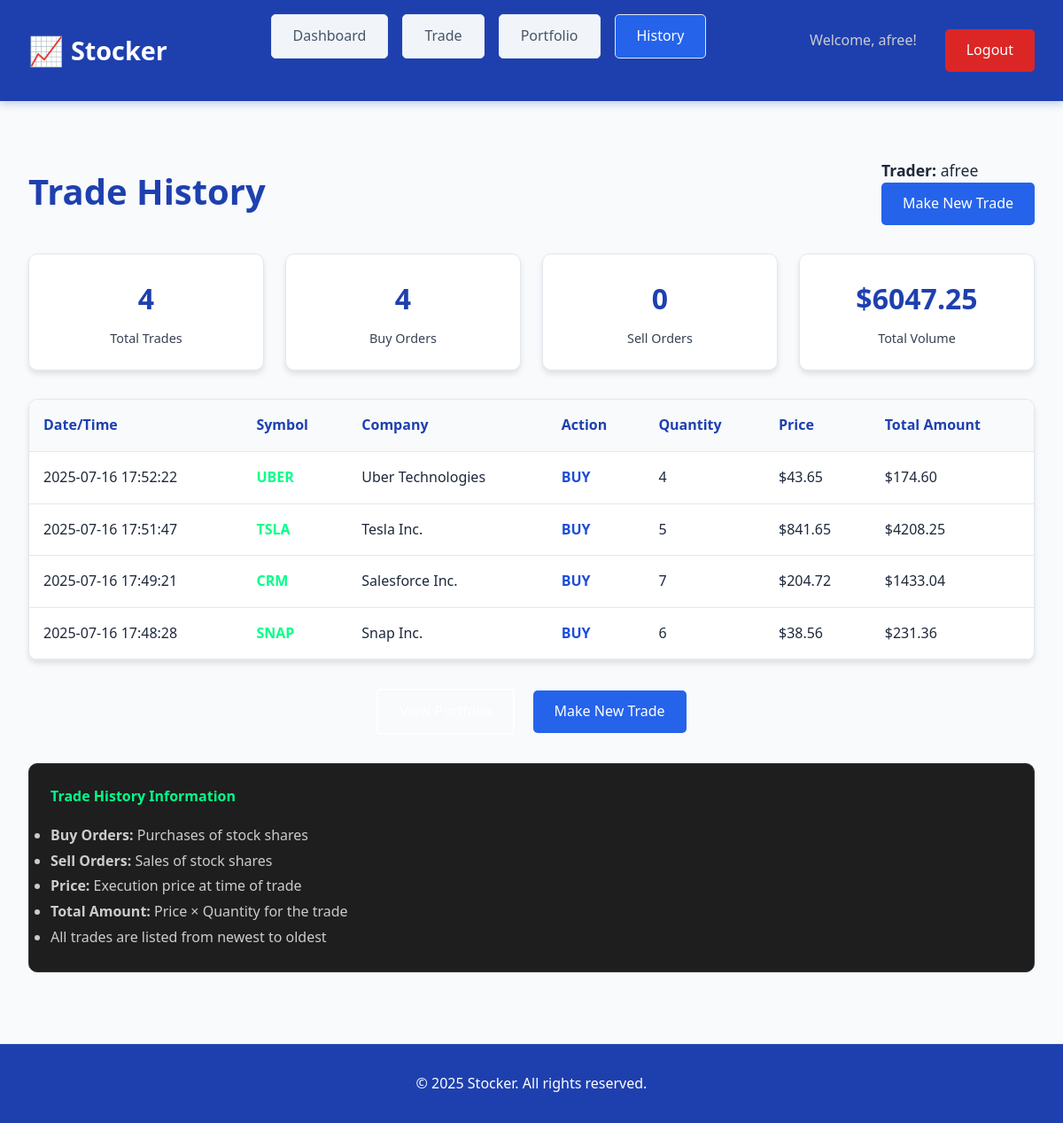
The app's page /history (signed in) with its own data.
### tables this page shows
CREATE TABLE trade_history (
            id INTEGER PRIMARY KEY AUTOINCREMENT,
            user_id INTEGER,
            stock_symbol TEXT,
            action TEXT,
            quantity INTEGER,
            price REAL,
            total_amount REAL,
            trade_date TIMESTAMP DEFAULT CURRENT_TIMESTAMP,
            FOREIGN KEY (user_id) REFERENCES users (id)
        );

### app.py (the view)
@app.route('/history')
def history():
    if 'user_id' not in session or session['role'] != 'Trader':
        return redirect(url_for('login'))
    conn = sqlite3.connect('stocker.db')
    cursor = conn.cursor()
    cursor.execute('''
        SELECT stock_symbol, action, quantity, price, total_amount, trade_date
        FROM trade_history WHERE user_id = ? ORDER BY trade_date DESC
    ''', (session['user_id'],))
    history_data = []
    for row in cursor.fetchall():
        stock_symbol, action, quantity, price, total_amount, trade_date = row
        history_data.append({
            'symbol': stock_symbol,
            'name': STOCKS[stock_symbol]['name'],
            'action': action,
            'quantity': quantity,
            'price': price,
            'total_amount': total_amount,
            'trade_date': trade_date
        })
    conn.close()
    return render_template('history.html', history=history_data)

### templates/history.html (shortened to what this page needs)
<!DOCTYPE html>
<html lang="en">
<head>
    <link rel="stylesheet" href="{{ url_for('static', filename='styles.css') }}">
</head>
<body>
    <header>
        <div class="header-container">
            <div class="logo">
                <span class="logo-icon">📈</span>
                <a href="{{ url_for('dashboard') }}" style="color: inherit; text-decoration: none;">Stocker</a>
            </div>
            <div class="nav-menu-container">
                <a href="{{ url_for('dashboard') }}" class="nav-link">Dashboard</a>
                <a href="{{ url_for('trade') }}" class="nav-link">Trade</a>
                <a href="{{ url_for('portfolio') }}" class="nav-link">Portfolio</a>
                <a href="{{ url_for('history') }}" class="nav-link active">History</a>
            </div>
            <div class="auth-buttons">
                <span style="color: #cccccc; margin-right: 1rem;">Welcome, {{ session.username }}!</span>
                <a href="{{ url_for('logout') }}" class="btn btn-danger">Logout</a>
            </div>
        </div>
    </header>
    <main>
        <div class="dashboard-container">
            <div class="dashboard-header">
                <h1 class="dashboard-title">Trade History</h1>
                <div class="user-info">
                    <p><strong>Trader:</strong> {{ session.username }}</p>
                    <a href="{{ url_for('trade') }}" class="btn btn-primary">Make New Trade</a>
                </div>
            </div>
            {% if history %}
            <div class="stats-grid">
                <div class="stat-card">
                    <div class="stat-value">{{ history|length }}</div>
                    <div class="stat-label">Total Trades</div>
                </div>
                <div class="stat-card">
                    <div class="stat-value">{{ history|selectattr('action', 'equalto', 'buy')|list|length }}</div>
                    <div class="stat-label">Buy Orders</div>
                </div>
                <div class="stat-card">
                    <div class="stat-value">{{ history|selectattr('action', 'equalto', 'sell')|list|length }}</div>
                    <div class="stat-label">Sell Orders</div>
                </div>
                <div class="stat-card">
                    <div class="stat-value">${{ "%.2f"|format(history|sum(attribute='total_amount')) }}</div>
                    <div class="stat-label">Total Volume</div>
                </div>
            </div>
            <div class="table-container">
                <table class="table">
                    <thead>
                        <tr>
                            <th>Date/Time</th>
                            <th>Symbol</th>
                            <th>Company</th>
                            <th>Action</th>
                            <th>Quantity</th>
                            <th>Price</th>
                            <th>Total Amount</th>
                        </tr>
                    </thead>
                    <tbody>
                        {% for trade in history %}
                        <tr>
                            <td>{{ trade.trade_date }}</td>
                            <td><strong style="color: #00ff88;">{{ trade.symbol }}</strong></td>
                            <td>{{ trade.name }}</td>
                            <td>
                                <span class="action-{{ trade.action }}">
                                    {{ trade.action.upper() }}
                                </span>
                            </td>
                            <td>{{ trade.quantity }}</td>
                            <td>${{ "%.2f"|format(trade.price) }}</td>
                            <td>${{ "%.2f"|format(trade.total_amount) }}</td>
                        </tr>
                        {% endfor %}
                    </tbody>
                </table>
            </div>
            <div style="text-align: center; margin-top: 2rem;">
                <a href="{{ url_for('portfolio') }}" class="btn btn-secondary">View Portfolio</a>
                <a href="{{ url_for('trade') }}" class="btn btn-primary" style="margin-left: 1rem;">Make New Trade</a>
            </div>
            {% else %}
            <div class="empty-state">
                <h3>No Trade History</h3>
                <p>You haven't made any trades yet. Start by making your first trade!</p>
                <a href="{{ url_for('trade') }}" class="btn btn-primary" style="margin-top: 1rem;">Start Trading</a>
            </div>
            {% endif %}
            <div style="background-color: #1e1e1e; padding: 1.5rem; border-radius: 10px; margin-top: 2rem; border: 1px solid #333;">
                <h4 style="color: #00ff88; margin-bottom: 1rem;">Trade History Information</h4>
                <ul style="color: #cccccc; line-height: 1.8;">
                    <li><strong>Buy Orders:</strong> Purchases of stock shares</li>
                    <li><strong>Sell Orders:</strong> Sales of stock shares</li>
                    <li><strong>Price:</strong> Execution price at time of trade</li>
                    <li><strong>Total Amount:</strong> Price × Quantity for the trade</li>
                    <li>All trades are listed from newest to oldest</li>
                </ul>
            </div>
        </div>
    </main>
    <footer>
        <div class="footer-content">
            <p>&copy; 2025 Stocker. All rights reserved.</p>
        </div>
    </footer>
</body>
</html>

### static/styles.css (style rules this page uses)
* { margin: 0; padding: 0; box-sizing: border-box; }
body { font-family: 'Segoe UI', Tahoma, Geneva, Verdana, sans-serif; background-color: #f8fafc; color: #1e293b; line-height: 1.6; min-height: 100vh; }
header { background-color: #1e40af; padding: 1rem 0; box-shadow: 0 2px 10px rgba(30, 64, 175, 0.3); position: sticky; top: 0; z-index: 1000; }
.header-container { max-width: 1200px; margin: 0 auto; display: flex; justify-content: space-between; align-items: center; padding: 0 2rem; }
.logo { display: flex; align-items: center; font-size: 1.8rem; font-weight: bold; color: #ffffff; }
.logo-icon { margin-right: 0.5rem; font-size: 2rem; }
.auth-buttons { display: flex; gap: 1rem; }
.btn { padding: 0.7rem 1.5rem; border: none; border-radius: 5px; cursor: pointer; font-size: 1rem; transition: all 0.3s ease; text-decoration: none; display: inline-block; text-align: center; }
.btn-primary { background-color: #2563eb; color: #ffffff; }
.btn-secondary { background-color: transparent; color: #ffffff; border: 2px solid #ffffff; }
.btn-danger { background-color: #dc2626; color: white; }
main { max-width: 1200px; margin: 2rem auto; padding: 0 2rem; }
.dashboard-container { padding: 2rem 0; }
.dashboard-header { display: flex; justify-content: space-between; align-items: center; margin-bottom: 2rem; }
.dashboard-title { color: #1e40af; font-size: 2.5rem; font-weight: bold; }
.user-info { color: #1e293b; font-size: 1.1rem; font-weight: 500; }
.table-container { background-color: #ffffff; border-radius: 10px; overflow: hidden; margin-bottom: 2rem; box-shadow: 0 4px 6px rgba(0, 0, 0, 0.1); border: 1px solid #e2e8f0; }
.table { width: 100%; border-collapse: collapse; }
.table th, .table td { padding: 1rem; text-align: left; border-bottom: 1px solid #e2e8f0; }
.table th { background-color: #f8fafc; color: #1e40af; font-weight: bold; font-size: 1rem; }
.table td { color: #1e293b; font-weight: 500; }
.stats-grid { display: grid; grid-template-columns: repeat(auto-fit, minmax(250px, 1fr)); gap: 1.5rem; margin-bottom: 2rem; }
.stat-card { background-color: #ffffff; padding: 1.5rem; border-radius: 10px; text-align: center; border: 1px solid #e2e8f0; box-shadow: 0 4px 6px rgba(0, 0, 0, 0.1); }
.stat-value { font-size: 2rem; font-weight: bold; color: #1e40af; margin-bottom: 0.5rem; }
.stat-label { color: #374151; font-size: 0.9rem; font-weight: 500; }
.nav-menu-container { display: flex; gap: 1rem; margin-bottom: 2rem; }
.nav-link { padding: 0.7rem 1.5rem; background-color: #f1f5f9; color: #475569; text-decoration: none; border-radius: 5px; transition: all 0.3s ease; border: 1px solid #e2e8f0; }
.nav-link.active { background-color: #2563eb; color: #ffffff; }
.action-buy { color: #1d4ed8; font-weight: bold; }
footer { background-color: #1e40af; padding: 2rem 0; text-align: center; margin-top: 3rem; border-top: 1px solid #e2e8f0; }
.footer-content { max-width: 1200px; margin: 0 auto; color: #ffffff; }

### records on screen
trade_history: trade_date "2025-07-16 17:52:22", symbol "UBER", name "Uber Technologies", action "BUY", quantity "4", price "43.65", total_amount "174.60"
trade_history: trade_date "2025-07-16 17:51:47", symbol "TSLA", name "Tesla Inc.", action "BUY", quantity "5", price "841.65", total_amount "4208.25"
trade_history: trade_date "2025-07-16 17:49:21", symbol "CRM", name "Salesforce Inc.", action "BUY", quantity "7", price "204.72", total_amount "1433.04"
trade_history: trade_date "2025-07-16 17:48:28", symbol "SNAP", name "Snap Inc.", action "BUY", quantity "6", price "38.56", total_amount "231.36"

### other values on screen
{{ session.username }} "afree"
{{ history|length }} "4"
{{ history|selectattr('action', 'equalto', 'buy')|list|length }} "4"
{{ history|selectattr('action', 'equalto', 'sell')|list|length }} "0"
{{ "%.2f"|format(history|sum(attribute='total_amount')) }} "6047.25"
